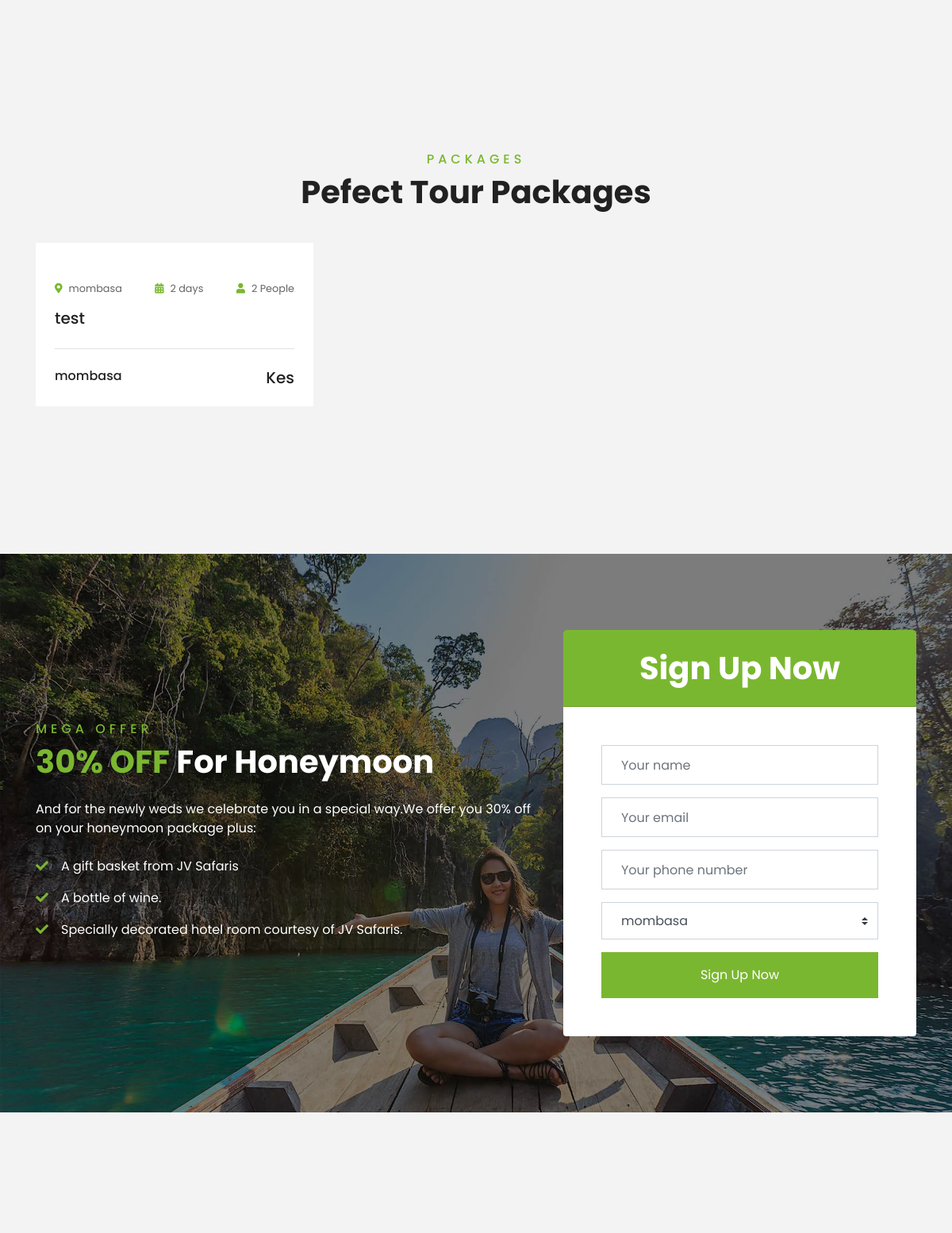
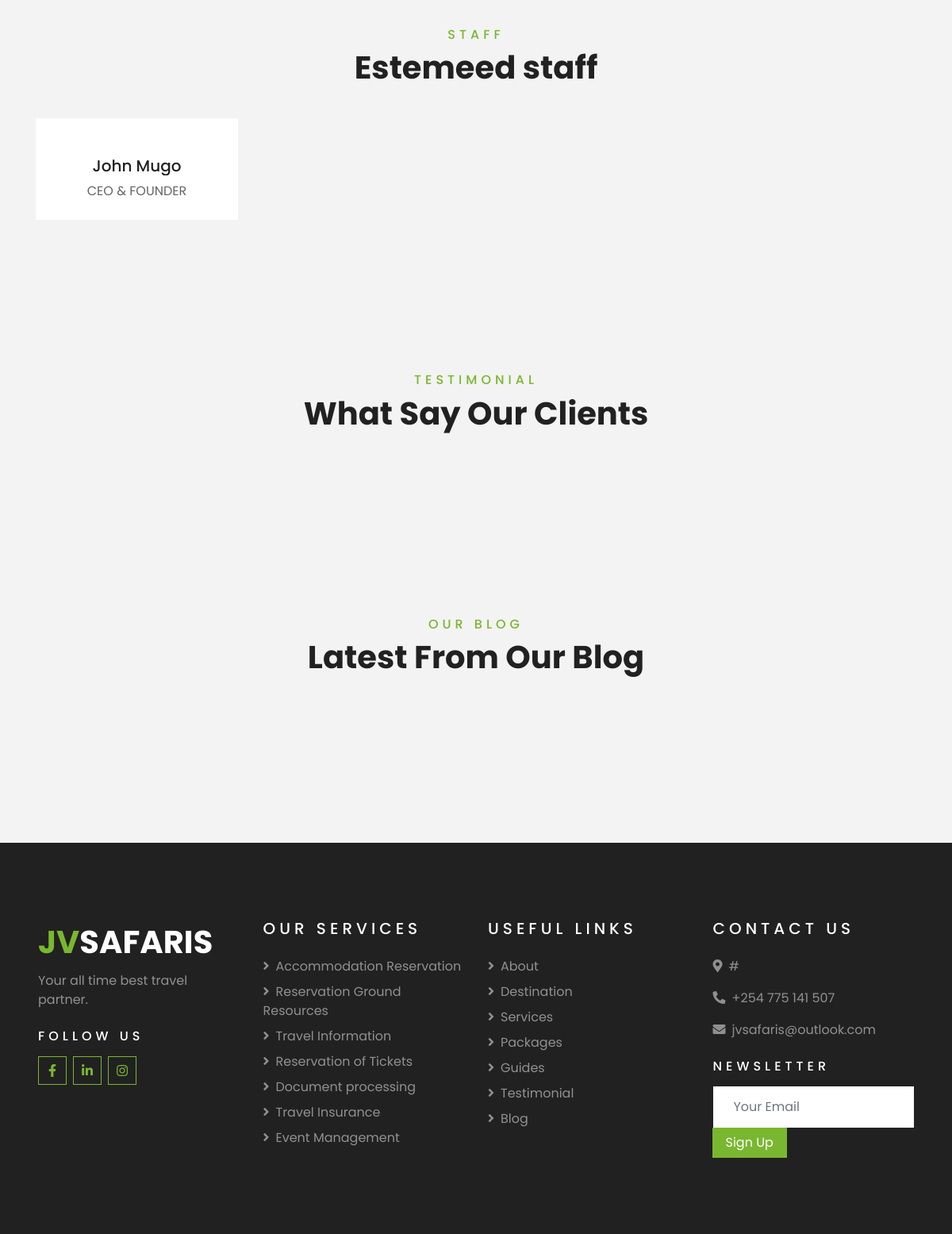
/ (lower part), run on an earlier commit of the app's database (2 pictures, top to bottom).
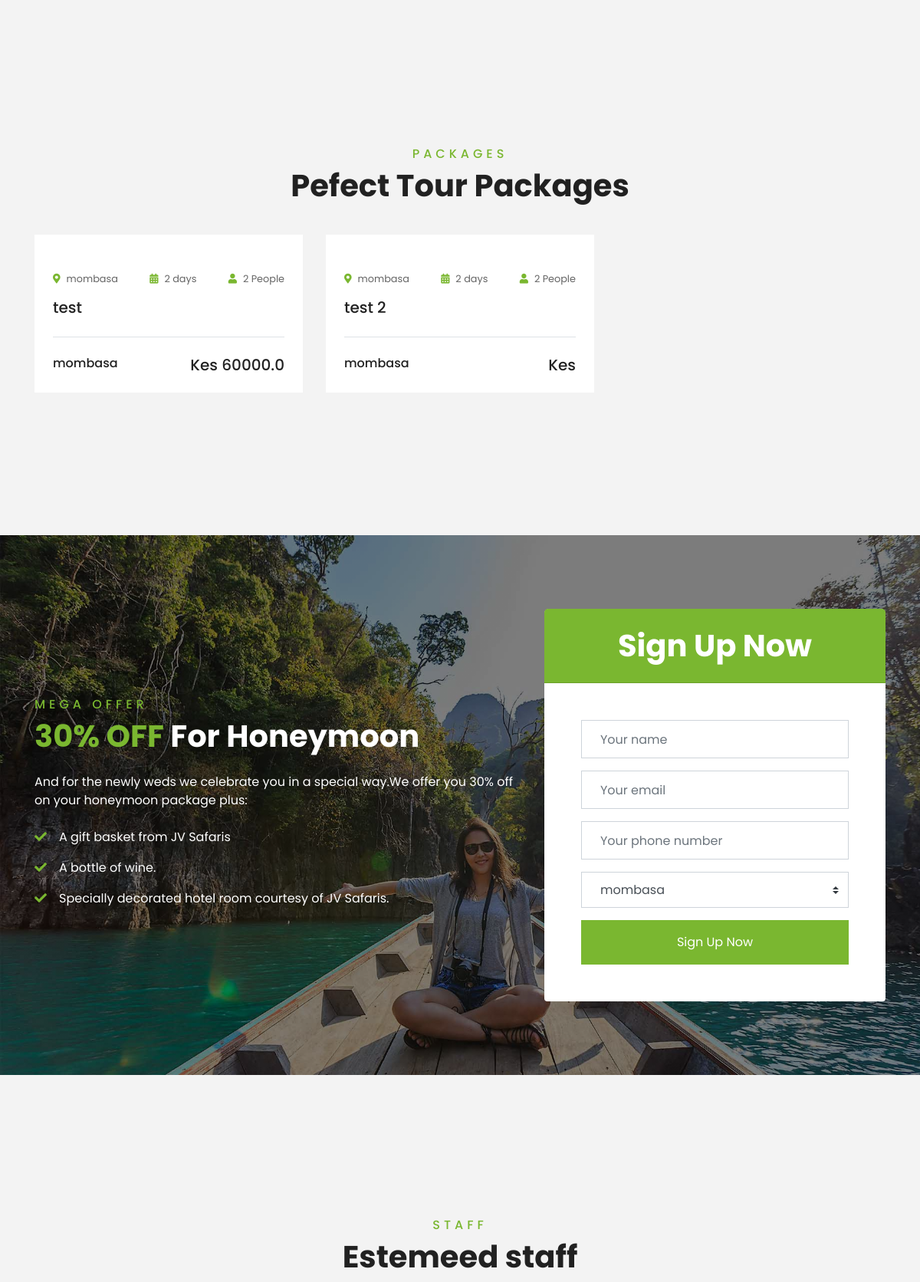
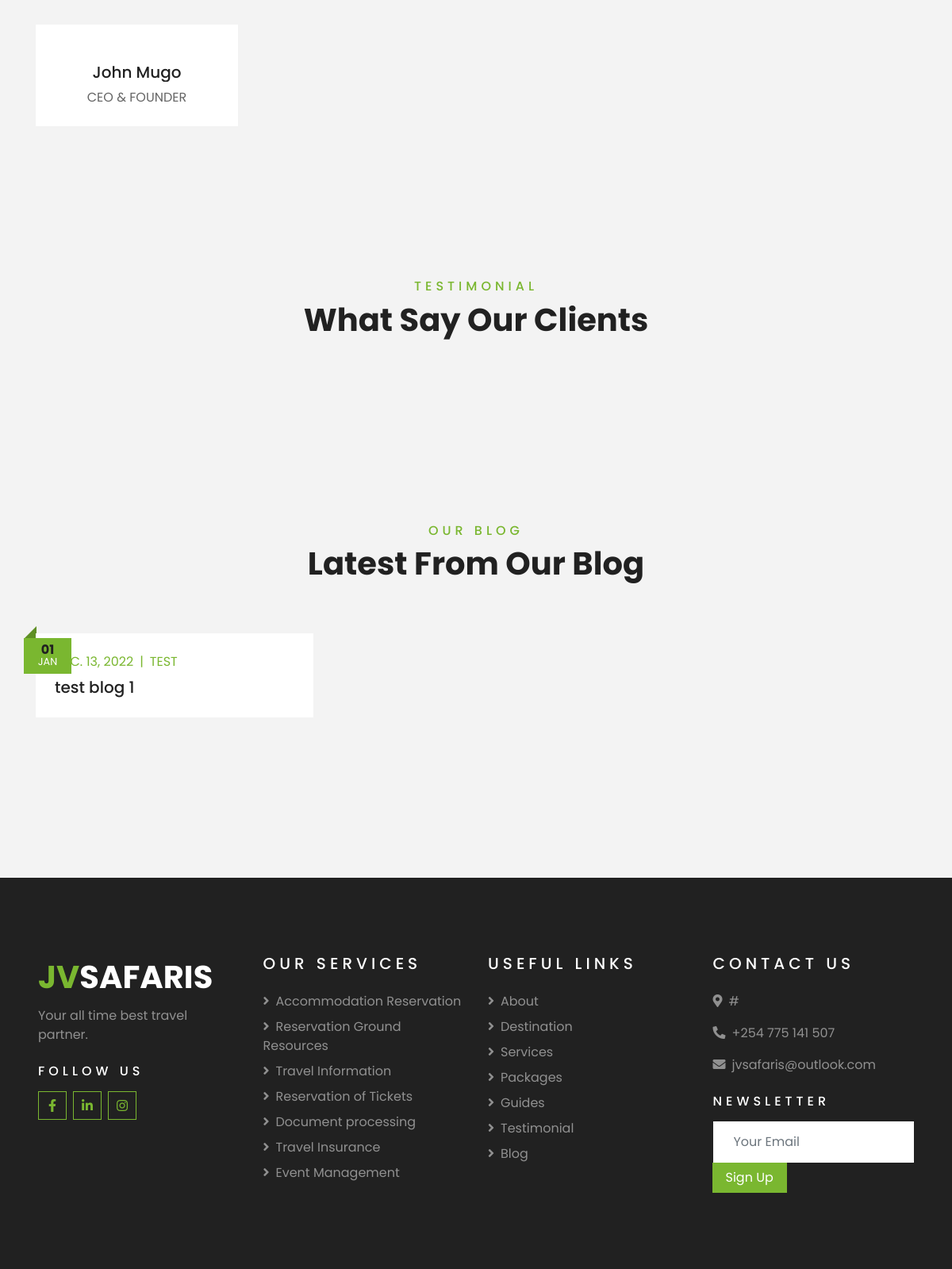
And on a later commit of the database (2 pictures, top to bottom).
### JVSafarisMain/models.py (models this page shows, shortened)
class Package(models.Model):
    package_name = models.CharField(max_length=400)
    start_date = models.DateField()
    end_date = models.DateField()
    package_desc = models.CharField(max_length=1000)
    image = models.FileField(default = '')
    destination = models.ForeignKey(Destination,on_delete = models.CASCADE,default = 1)
    duration = models.IntegerField(default = 2)
    population = models.IntegerField(default = 2)
    kids = models.IntegerField(default=0)
    category = models.ForeignKey(PackageCategory,on_delete=models.CASCADE)
    def price(self):
        cost = self.packagecharter_set.order_by('-id').first()
        return cost

class Destination(models.Model):
    destinantion_name = models.CharField(max_length = 400)
    image = models.FileField(default = '')
    def __str__(self):
        return self.destinantion_name

class Staff(models.Model):
    name = models.CharField(max_length=255)
    designation = models.CharField(max_length=255)
    image = models.ImageField()
    twitter = models.CharField(max_length = 1000,blank = True)
    facebook = models.CharField(max_length = 1000,blank=True)
    instagram = models.CharField(max_length = 1000,blank=True)
    linkedin = models.CharField(max_length = 1000,blank = True)
    isEstemeed = models.BooleanField()

class PackageCharter(models.Model):
    package = models.ForeignKey(Package,on_delete=models.CASCADE)
    start_date = models.DateField()
    end_date = models.DateField()
    charge = models.FloatField()

### blogs/models.py (models this page shows, shortened)
class Blog(models.Model):
    heading = models.CharField(max_length = 2000)
    image = models.FileField()
    category = models.ForeignKey(BlogCategory,on_delete = models.CASCADE)
    date = models.DateField(auto_now_add=True)
    author = models.ForeignKey(Author,on_delete=models.CASCADE,default=None,null=True)

class BlogCategory(models.Model):
    category = models.CharField(max_length = 499)
    description = models.CharField(max_length = 400)
    def __str__(self):
        return self.category

### JVSafarisMain/views.py (the view, shortened to what this page needs)
# urls.py: path('',views.index,name = 'index'),
def index(request):
    destinations = Destination.objects.all()
    p = Paginator(Package.objects.order_by('id').all(),6)
    packages = p.page(1)
    b = Paginator(Blog.objects.order_by('id').all(),3)
    blogs = b.page(1)
    e = Paginator(Staff.objects.filter(isEstemeed = True).order_by('id').all(),4)
    estemeed_employees = e.page(1)
    t = Paginator(Testimonial.objects.order_by('-id').all(),10)
    testimonials = t.page(1)
    return render(request,'JVSafarisMain/index.html',{
        'destinations':destinations,
        'packages':packages,
        'blogs':blogs,
        'staff':estemeed_employees,
        'testimonials':testimonials
    })

### JVSafarisMain/templates/jvsafarismain/index.html (shortened to what the changed rows need)
{%load static%}
<!DOCTYPE html>
<html lang="en">
<head>
<link href="https://cdn.jsdelivr.net/npm/bootstrap@5.2.1/dist/css/bootstrap.min.css" rel="stylesheet">
    <link href="https://cdnjs.cloudflare.com/ajax/libs/font-awesome/5.10.0/css/all.min.css" rel="stylesheet">
    <link href="{%static 'JVSafarisMain/lib/owlcarousel/assets/owl.carousel.min.css'%}" rel="stylesheet">
    <link href="{%static 'JVSafarisMain/lib/tempusdominus/css/tempusdominus-bootstrap-4.min.css'%}" rel="stylesheet" />
    <link href="{%static 'JVSafarisMain/css/style.css'%}" rel="stylesheet">
</head>
<body>
    <div class="container-fluid py-5">
        <div class="container pt-5 pb-3">
            <div class="text-center mb-3 pb-3">
                <h1>Pefect Tour Packages</h1>
            </div>
            <div class="row">
                {%for package in packages%}
                <div class="col-lg-4 col-md-6 mb-4">
                    <div class="package-item bg-white mb-2">
                        <div class="p-4">
                            <div class="d-flex justify-content-between mb-3">
                                <small class="m-0"><i class="fa fa-map-marker-alt text-primary mr-2"></i>{{package.destination}}</small>
                                <small class="m-0"><i class="fa fa-calendar-alt text-primary mr-2"></i>{{package.duration}} days</small>
                                <small class="m-0"><i class="fa fa-user text-primary mr-2"></i>{{package.population}} People</small>
                            </div>
                            <a class="h5 text-decoration-none" href="{%url 'JVS:package-desc' package.id%}">{{package.package_name}}</a>
                            <div class="border-top mt-4 pt-4">
                                <div class="d-flex justify-content-between">
                                    <h6 class="m-0">{{package.destination.destinantion_name}}</h6>
                                    <h5 class="m-0">Kes {{package.price.charge}}</h5>
                                </div>
                            </div>
                        </div>
                    </div>
                </div>
               {%endfor%}
            </div>
        </div>
    </div>
    <div class="container-fluid bg-registration py-5" style="margin: 90px 0;">
        <div class="container py-5">
            <div class="row align-items-center">
                <div class="col-lg-7 mb-5 mb-lg-0">
                    <div class="mb-4">
                        <h1 class="text-white"><span class="text-primary">30% OFF</span> For Honeymoon</h1>
                    </div>
                </div>
                <div class="col-lg-5">
                    <div class="card border-0">
                        <div class="card-header bg-primary text-center p-4">
                            <h1 class="text-white m-0">Sign Up Now</h1>
                        </div>
                    </div>
                </div>
            </div>
        </div>
    </div>
    <div class="container-fluid py-5">
        <div class="container pt-5 pb-3">
            <div class="text-center mb-3 pb-3">
                <h1>Estemeed staff</h1>
            </div>
            {%for staff in staff%}
            <div class="row">
                <div class="col-lg-3 col-md-4 col-sm-6 pb-2">
                    <div class="team-item bg-white mb-4">
                        <div class="team-img position-relative overflow-hidden">
                            <div class="team-social">
                            </div>
                        </div>
                        <div class="text-center py-4">
                            <h5 class="text-truncate">{{staff.name}}</h5>
                            <p class="m-0">{{staff.designation}}</p>
                        </div>
                    </div>
                </div>
                {%endfor%}
            </div>
        </div>
    </div>
    <div class="container-fluid py-5">
        <div class="container py-5">
            <div class="text-center mb-3 pb-3">
                <h1>What Say Our Clients</h1>
            </div>
            </div>
        </div>
    <div class="container-fluid py-5">
        <div class="container pt-5 pb-3">
            <div class="text-center mb-3 pb-3">
                <h1>Latest From Our Blog</h1>
            </div>
            <div class="row pb-3">
                {%for blog in blogs%}
                <div class="col-lg-4 col-md-6 mb-4 pb-2">
                    <div class="blog-item">
                        <div class="position-relative">
                            <div class="blog-date">
                                <h6 class="font-weight-bold mb-n1">01</h6>
                                <small class="text-white text-uppercase">Jan</small>
                            </div>
                        </div>
                        <div class="bg-white p-4">
                            <div class="d-flex mb-2">
                                <a class="text-primary text-uppercase text-decoration-none" href="">{{blog.date}}</a>
                                <span class="text-primary px-2">|</span>
                                <a class="text-primary text-uppercase text-decoration-none" href="">{{blog.category}}</a>
                            </div>
                            <a class="h5 m-0 text-decoration-none" href="{%url 'JVSBlogs:details' blog.id%}">{{blog.heading}}</a>
                        </div>
                    </div>
                </div>
               {%endfor%}
            </div>
        </div>
    </div>
    <div class="container-fluid bg-dark text-white-50 py-5 px-sm-3 px-lg-5" style="margin-top: 90px;">
        <div class="row pt-5">
            <div class="col-lg-3 col-md-6 mb-5">
                <a href="" class="navbar-brand">
                    <h1 class="text-primary">JV<span class="text-white">SAFARIS</span></h1>
                </a>
            </div>
        </div>
    </div>
</body>
</html>

What changed in the data, as far as the page shows it:
shown differently, row unchanged: Package "test": price.charge (not shown) → "60000.0"
added Package: destination "mombasa", duration "2", population "2", package_name "test 2", destination.destinantion_name "mombasa"
added Blog: date "DEC. 13, 2022", category "TEST", heading "test blog 1"
